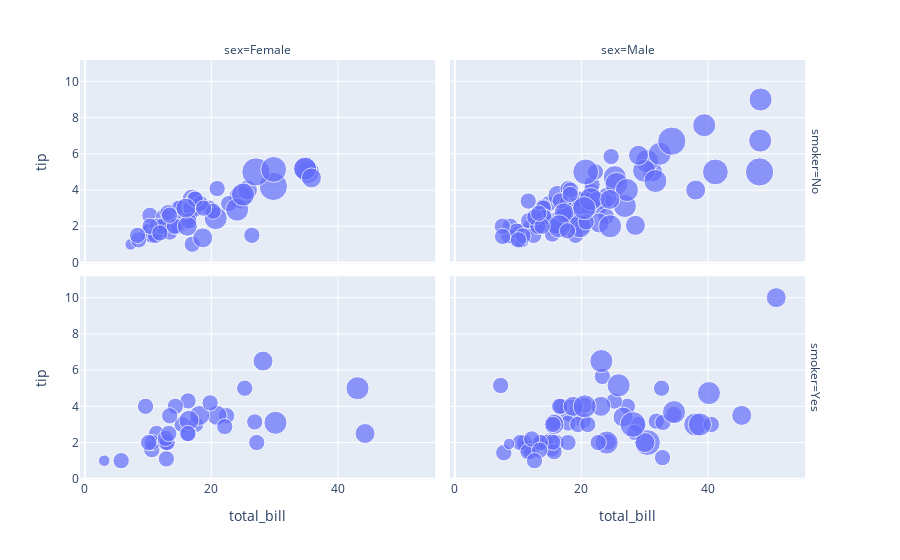

The notebook cell this image was saved under:
### Code cell
px.scatter(tips, x = 'total_bill', y = 'tip',size = 'size',facet_col = 'sex',facet_row = 'smoker')

### Figure 1 — Plotly figure (JSON) as saved in the notebook; plotly's stock layout.template omitted (floating-point values rounded to 4 significant figures)
{"data": [{"hovertemplate": "smoker=No<br>sex=Female<br>total_bill=%{x}<br>tip=%{y}<br>size=%{marker.size}<extra></extra>", "legendgroup": "", "marker": {"color": "#636efa", "size": [2, 4, 4, 2, 3, 3, 2, 2, 2, 2, 4, 3, 2, 4, 2, 2, 3, 2, 1, 4, 2, 2, 1, 3, 2, 2, 2, 4, 2, 2, 6, 2, 2, 2, 2, 2, 2, 2, 2, 2, 2, 2, 6, 2, 2, 3, 2, 5, 4, 2, 3, 3, 3, 2], "sizemode": "area", "sizeref": 0.015, "symbol": "circle"}, "mode": "markers", "name": "", "orientation": "v", "showlegend": false, "type": "scatter", "x": [16.99, 24.59, 35.26, 14.83, 10.33, 16.97, 20.29, 15.77, 19.65, 15.06, 20.69, 16.93, 10.29, 34.81, 26.41, 16.45, 17.07, 14.73, 10.07, 34.83, 22.75, 20.92, 7.25, 25.71, 17.31, 10.65, 12.43, 24.08, 13.42, 12.48, 29.8, 14.52, 11.38, 20.27, 11.17, 12.26, 18.26, 8.51, 10.33, 14.15, 13.16, 17.47, 27.05, 16.43, 8.35, 18.64, 11.87, 29.85, 25, 13.39, 16.21, 15.98, 35.83, 18.78], "xaxis": "x3", "y": [1.01, 3.61, 5, 3.02, 1.67, 3.5, 2.75, 2.23, 3, 3, 2.45, 3.07, 2.6, 5.2, 1.5, 2.47, 3, 2.2, 1.83, 5.17, 3.25, 4.08, 1, 4, 3.5, 1.5, 1.8, 2.92, 1.68, 2.52, 4.2, 2, 2, 2.83, 1.5, 2, 3.25, 1.25, 2, 2, 2.75, 3.5, 5, 2.3, 1.5, 1.36, 1.63, 5.14, 3.75, 2.61, 2, 3, 4.67, 3], "yaxis": "y3"}, {"hovertemplate": "smoker=No<br>sex=Male<br>total_bill=%{x}<br>tip=%{y}<br>size=%{marker.size}<extra></extra>", "legendgroup": "", "marker": {"color": "#636efa", "size": [3, 3, 2, 4, 2, 4, 2, 2, 2, 2, 4, 2, 3, 3, 2, 4, 2, 4, 2, 2, 2, 2, 4, 2, 3, 3, 3, 3, 3, 2, 2, 2, 4, 2, 2, 4, 3, 2, 2, 2, 4, 2, 4, 3, 3, 2, 2, 2, 4, 2, 2, 2, 2, 2, 2, 2, 2, 2, 2, 2, 2, 3, 2, 4, 2, 2, 2, 2, 3, 2, 6, 5, 2, 2, 2, 2, 3, 4, 4, 6, 4, 4, 2, 2, 3, 2, 4, 5, 2, 4, 4, 2, 2, 2, 2, 3, 2], "sizemode": "area", "sizeref": 0.015, "symbol": "circle"}, "mode": "markers", "name": "", "orientation": "v", "showlegend": false, "type": "scatter", "x": [10.34, 21.01, 23.68, 25.29, 8.77, 26.88, 15.04, 14.78, 10.27, 15.42, 18.43, 21.58, 16.29, 20.65, 17.92, 39.42, 19.82, 17.81, 13.37, 12.69, 21.7, 9.55, 18.35, 17.78, 24.06, 16.31, 18.69, 31.27, 16.04, 17.46, 13.94, 9.68, 30.4, 18.29, 22.23, 32.4, 28.55, 18.04, 12.54, 9.94, 25.56, 19.49, 48.27, 17.59, 20.08, 20.23, 12.02, 10.51, 27.2, 22.76, 17.29, 16.66, 15.98, 13.03, 18.28, 24.71, 21.16, 22.49, 12.46, 18.24, 14, 38.07, 23.95, 29.93, 11.69, 14.26, 15.95, 8.52, 22.82, 19.08, 34.3, 41.19, 9.78, 7.51, 14.07, 13.13, 17.26, 24.55, 19.77, 48.17, 16.49, 21.5, 12.66, 13.81, 24.52, 20.76, 31.71, 20.69, 7.56, 48.33, 20.45, 13.28, 11.61, 10.77, 10.07, 29.03, 17.82], "xaxis": "x4", "y": [1.66, 3.5, 3.31, 4.71, 2, 3.12, 1.96, 3.23, 1.71, 1.57, 3, 3.92, 3.71, 3.35, 4.08, 7.58, 3.18, 2.34, 2, 2, 4.3, 1.45, 2.5, 3.27, 3.6, 2, 2.31, 5, 2.24, 2.54, 3.06, 1.32, 5.6, 3, 5, 6, 2.05, 3, 2.5, 1.56, 4.34, 3.51, 6.73, 2.64, 3.15, 2.01, 1.97, 1.25, 4, 3, 2.71, 3.4, 2.03, 2, 4, 5.85, 3, 3.5, 1.5, 3.76, 3, 4, 2.55, 5.07, 2.31, 2.5, 2, 1.48, 2.18, 1.5, 6.7, 5, 1.73, 2, 2.5, 2, 2.74, 2, 2, 5, 2, 3.5, 2.5, 2, 3.48, 2.24, 4.5, 5, 1.44, 9, 3, 2.72, 3.39, 1.47, 1.25, 5.92, 1.75], "yaxis": "y4"}, {"hovertemplate": "smoker=Yes<br>sex=Female<br>total_bill=%{x}<br>tip=%{y}<br>size=%{marker.size}<extra></extra>", "legendgroup": "", "marker": {"color": "#636efa", "size": [1, 2, 2, 2, 2, 2, 2, 3, 2, 2, 2, 2, 2, 2, 3, 3, 2, 4, 2, 2, 2, 2, 3, 2, 2, 3, 2, 4, 2, 2, 2, 2, 2], "sizemode": "area", "sizeref": 0.015, "symbol": "circle"}, "mode": "markers", "name": "", "orientation": "v", "showlegend": false, "type": "scatter", "x": [3.07, 26.86, 25.28, 5.75, 16.32, 11.35, 15.38, 44.3, 22.42, 14.31, 17.51, 10.59, 10.63, 9.6, 20.9, 18.15, 19.81, 43.11, 13, 12.74, 13, 16.4, 16.47, 12.76, 13.27, 28.17, 12.9, 30.14, 13.42, 16.27, 10.09, 22.12, 27.18], "xaxis": "x", "y": [1, 3.14, 5, 1, 4.3, 2.5, 3, 2.5, 3.48, 4, 3, 1.61, 2, 4, 3.5, 3.5, 4.19, 5, 2, 2.01, 2, 2.5, 3.23, 2.23, 2.5, 6.5, 1.1, 3.09, 3.48, 2.5, 2, 2.88, 2], "yaxis": "y"}, {"hovertemplate": "smoker=Yes<br>sex=Male<br>total_bill=%{x}<br>tip=%{y}<br>size=%{marker.size}<extra></extra>", "legendgroup": "", "marker": {"color": "#636efa", "size": [4, 2, 2, 2, 2, 4, 2, 2, 2, 2, 2, 4, 2, 2, 2, 2, 2, 2, 2, 3, 2, 2, 2, 2, 2, 2, 2, 2, 4, 2, 3, 4, 2, 5, 3, 2, 2, 2, 2, 2, 2, 3, 4, 3, 4, 2, 3, 4, 5, 2, 2, 2, 1, 2, 4, 3, 2, 2, 2, 2], "sizemode": "area", "sizeref": 0.015, "symbol": "circle"}, "mode": "markers", "name": "", "orientation": "v", "showlegend": false, "type": "scatter", "x": [38.01, 11.24, 20.29, 13.81, 11.02, 18.29, 15.01, 17.92, 19.44, 32.68, 28.97, 40.17, 27.28, 12.03, 21.01, 15.36, 20.49, 25.21, 16, 50.81, 15.81, 7.25, 31.85, 16.82, 32.9, 17.89, 14.48, 34.63, 34.65, 23.33, 45.35, 23.17, 40.55, 30.46, 23.1, 15.69, 28.44, 15.48, 16.58, 10.34, 13.51, 18.71, 20.53, 26.59, 38.73, 24.27, 30.06, 25.89, 28.15, 11.59, 7.74, 12.16, 8.58, 13.42, 24.01, 15.69, 15.53, 12.6, 32.83, 22.67], "xaxis": "x2", "y": [3, 1.76, 3.21, 2, 1.98, 3.76, 2.09, 3.08, 3, 5, 3, 4.73, 4, 1.5, 3, 1.64, 4.06, 4.29, 2, 10, 3.16, 5.15, 3.18, 4, 3.11, 2, 2, 3.55, 3.68, 5.65, 3.5, 6.5, 3, 2, 4, 1.5, 2.56, 2.02, 4, 2, 2, 4, 4, 3.41, 3, 2.03, 2, 5.16, 3, 1.5, 1.44, 2.2, 1.92, 1.58, 2, 3, 3, 1, 1.17, 2], "yaxis": "y2"}], "layout": {"annotations": [{"font": {}, "showarrow": false, "text": "sex=Female", "x": 0.24, "xanchor": "center", "xref": "paper", "y": 1, "yanchor": "bottom", "yref": "paper"}, {"font": {}, "showarrow": false, "text": "sex=Male", "x": 0.74, "xanchor": "center", "xref": "paper", "y": 1, "yanchor": "bottom", "yref": "paper"}, {"font": {}, "showarrow": false, "text": "smoker=Yes", "textangle": 90, "x": 0.98, "xanchor": "left", "xref": "paper", "y": 0.2425, "yanchor": "middle", "yref": "paper"}, {"font": {}, "showarrow": false, "text": "smoker=No", "textangle": 90, "x": 0.98, "xanchor": "left", "xref": "paper", "y": 0.7575, "yanchor": "middle", "yref": "paper"}], "legend": {"itemsizing": "constant", "tracegroupgap": 0}, "margin": {"t": 60}, "xaxis": {"anchor": "y", "domain": [0, 0.48], "title": {"text": "total_bill"}}, "xaxis2": {"anchor": "y2", "domain": [0.5, 0.98], "matches": "x", "title": {"text": "total_bill"}}, "xaxis3": {"anchor": "y3", "domain": [0, 0.48], "matches": "x", "showticklabels": false}, "xaxis4": {"anchor": "y4", "domain": [0.5, 0.98], "matches": "x", "showticklabels": false}, "yaxis": {"anchor": "x", "domain": [0, 0.485], "title": {"text": "tip"}}, "yaxis2": {"anchor": "x2", "domain": [0, 0.485], "matches": "y", "showticklabels": false}, "yaxis3": {"anchor": "x3", "domain": [0.515, 1], "matches": "y", "title": {"text": "tip"}}, "yaxis4": {"anchor": "x4", "domain": [0.515, 1], "matches": "y", "showticklabels": false}}}
